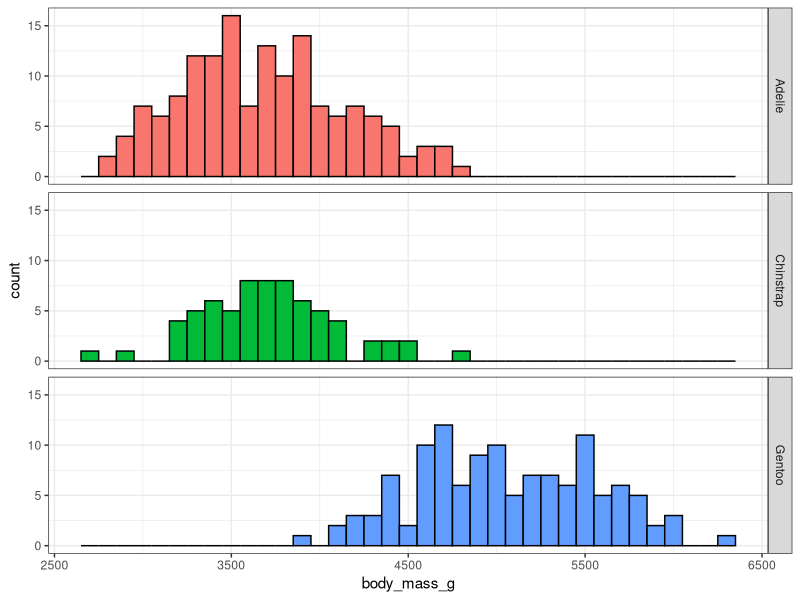
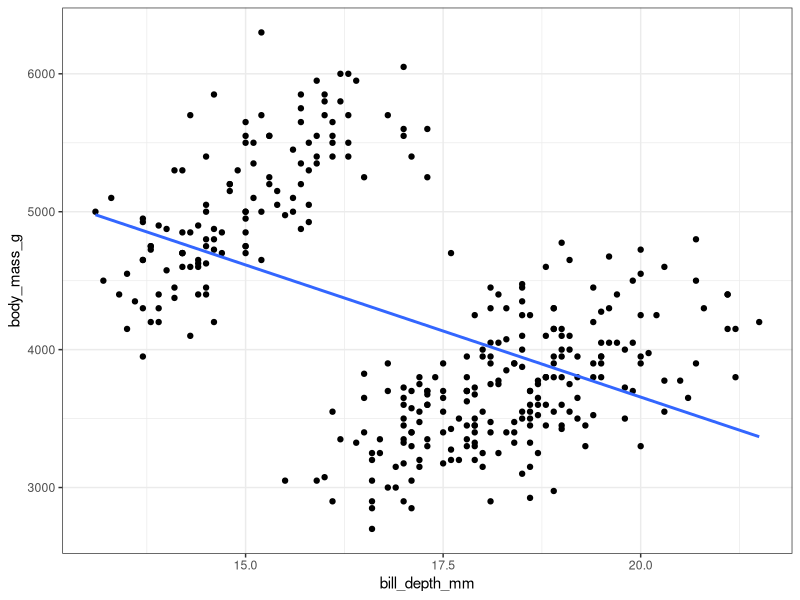
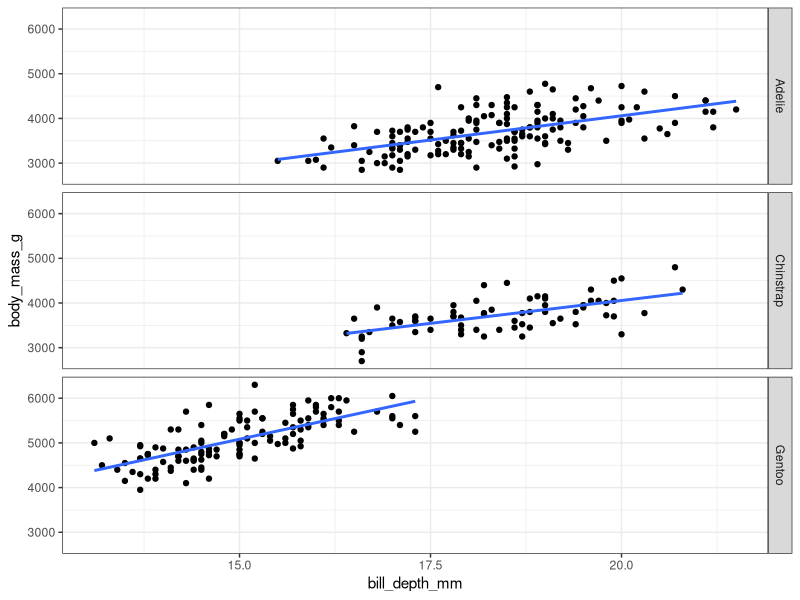

Write R code to recreate these figures, in order.
## ---- chunk 1
library(dplyr)
library(ggplot2)
library(palmerpenguins)
## ---- chunk 2
glimpse(penguins)
## ---- chunk 3
penguins %>% 
  group_by(species) %>% 
  count()
## ---- chunk 4
penguins %>% 
  group_by(species) %>% 
  summarise(not_missing_body_mass_g=sum(!is.na(body_mass_g)==TRUE),
            missing_body_mass_g=sum(is.na(body_mass_g)==TRUE))
## ---- chunk 5
penguins %>% 
  group_by(species) %>% 
  summarise(mean_body_mass_g=round(mean(body_mass_g, na.rm=TRUE)))
## ---- chunk 6
penguins %>% 
  ggplot(aes(group=species, fill=species))+
  facet_grid(species~ .) +
  geom_histogram(aes(body_mass_g), colour="black", binwidth = 100)+
  theme_bw()+
  theme(legend.position = "none") 
## ---- chunk 7
penguins %>% 
  ggplot(aes(x=bill_depth_mm,y=body_mass_g))+
  geom_point()+
  geom_smooth(method="lm",se=FALSE )+
  theme_bw()+
  theme(legend.position = "none") 
## ---- chunk 8
penguins %>% 
  ggplot(aes(x=bill_depth_mm,y=body_mass_g))+
  facet_grid(species~ .) +
  geom_point()+
  geom_smooth(method="lm",se=FALSE )+
  theme_bw()+
  theme(legend.position = "none") 
